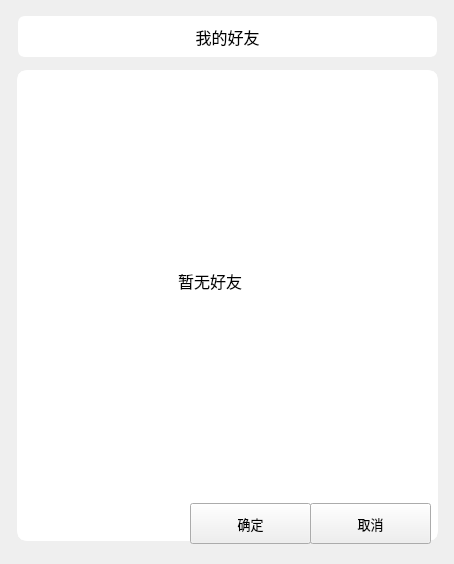
<?xml version="1.0" encoding="UTF-8"?>
<ui version="4.0">
 <class>FriendListWidget</class>
 <widget class="QWidget" name="FriendListWidget">
  <property name="geometry">
   <rect>
    <x>0</x>
    <y>0</y>
    <width>454</width>
    <height>564</height>
   </rect>
  </property>
  <property name="windowTitle">
   <string>FriendList</string>
  </property>
  <widget class="QListWidget" name="FriendShow">
   <property name="geometry">
    <rect>
     <x>17</x>
     <y>70</y>
     <width>421</width>
     <height>471</height>
    </rect>
   </property>
   <property name="styleSheet">
    <string notr="true">QListWidget {
	font: 11pt;
	border: 6px solid rgb(255, 255, 255);
	border-radius: 10px;
}</string>
   </property>
  </widget>
  <widget class="QLabel" name="Title">
   <property name="geometry">
    <rect>
     <x>18</x>
     <y>16</y>
     <width>419</width>
     <height>41</height>
    </rect>
   </property>
   <property name="styleSheet">
    <string notr="true">QLabel {
	font: 12pt;
	background-color: rgb(255, 255, 255);
	border: 4px solid rgb(255, 255, 255);
	border-radius: 7px;
}</string>
   </property>
   <property name="text">
    <string>我的好友</string>
   </property>
   <property name="alignment">
    <set>Qt::AlignCenter</set>
   </property>
  </widget>
  <widget class="QLabel" name="IsNoFriend">
   <property name="geometry">
    <rect>
     <x>178</x>
     <y>260</y>
     <width>101</width>
     <height>41</height>
    </rect>
   </property>
   <property name="styleSheet">
    <string notr="true">QLabel {
	font: 12pt;
}</string>
   </property>
   <property name="text">
    <string>暂无好友</string>
   </property>
  </widget>
  <widget class="QPushButton" name="Ok">
   <property name="geometry">
    <rect>
     <x>190</x>
     <y>503</y>
     <width>121</width>
     <height>41</height>
    </rect>
   </property>
   <property name="styleSheet">
    <string notr="true">font: 10pt;</string>
   </property>
   <property name="text">
    <string>确定</string>
   </property>
  </widget>
  <widget class="QPushButton" name="Cancel">
   <property name="geometry">
    <rect>
     <x>310</x>
     <y>503</y>
     <width>121</width>
     <height>41</height>
    </rect>
   </property>
   <property name="styleSheet">
    <string notr="true">font: 10pt;</string>
   </property>
   <property name="text">
    <string>取消</string>
   </property>
  </widget>
 </widget>
 <resources/>
 <connections/>
</ui>
